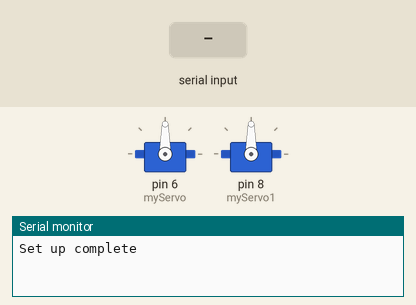
A sketch run on a simulated Arduino Uno, built with avr-gcc and run on an emulated ATmega328P. Parts: 2 × servo, the last lines printed to the serial monitor. Inputs (shaded band) come from the test bench.

Above: at 1.2 s.
1.3 s: "90:45\n" received over the second serial link
At 2.5 s:
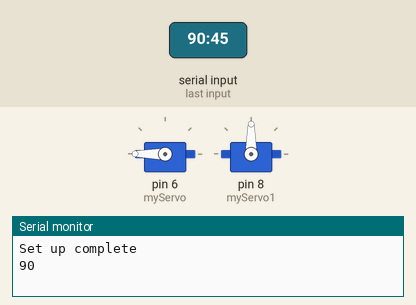
2.8 s: ":" received over the second serial link
At 3.6 s:
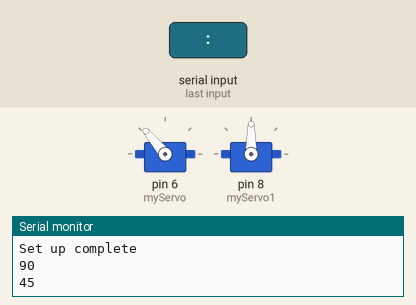
4.3 s: "30:150\n" received over the second serial link
At 4.9 s:
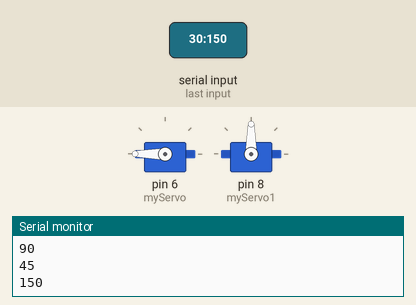
5.8 s: "1:90\n" received over the second serial link
At 7.0 s:
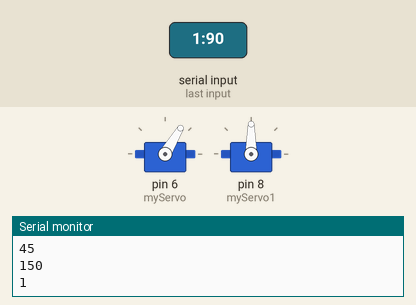
7.3 s: ";" received over the second serial link
At 8.2 s:
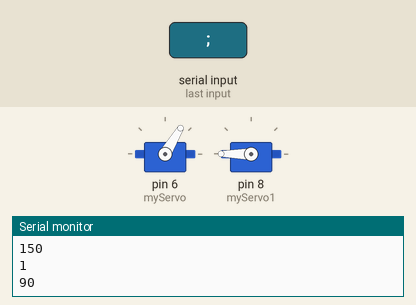
8.8 s: "1:90:45\n" received over the second serial link
At 9.4 s:
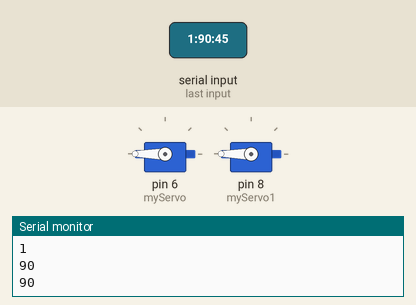
Timing chart, 0 to 11.3 s (numbered marks = the images above; inputs shaded):
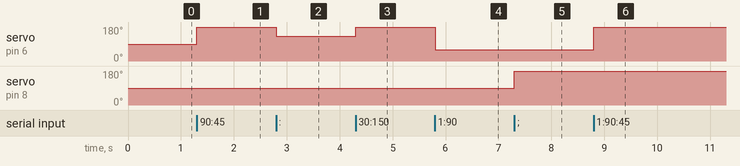

The sketch:

60_percent_Module_Sketch.ino
```cpp
#include <Servo.h>
#include <SoftwareSerial.h>


int TX = 13;
int RX = 12;
Servo myServo,myServo1;
SoftwareSerial mySerial(TX, RX);

String value,value1;
int angle,angle1;
int prevValue = 0;
int prevValue1 = 0;
int flag = 0;
char command,command1;

void setup() {
  // put your setup code here, to run once:
  Serial.begin(57600);
  Serial.println("Set up complete");
  mySerial.begin(9600);
  myServo.attach(6);
  myServo1.attach(8);
  //myServo.write(90);
  //myServo.write(90);
}

void loop() {
  // put your main code here, to run repeatedly:
  // if there's a new command reset the string
  if (mySerial.available()) {
   mySerial.flush();
    value = "";
    value1 = "";
  }

  // Construct the command string fetching the bytes, sent by Android, one by one.
  while (mySerial.available()) {
    command = ((byte)mySerial.read());

if (command == ':') {
      flag = 2;
      break;
    }
    else if(command == ';')
    {
      flag = 3;
      break;
    }
    else {
      value += command;
      value1+=command;
    }
    delay(1);
  }

////////////////////////////////////////////


////////////////////////////////////////////////////////////
   if(flag ==2)
   {
    value1 = "";
  int casted = value.toInt();
  if (prevValue != casted) {
    Serial.println(casted);
    angle = map(casted, -20, 20, 25, 90); // Second and Third argument is used to control the sensitivty of servoMotor reaction to Accelerometer angle.
    myServo.write(angle);
    prevValue = casted;
    flag =0;
  } else {
    prevValue = casted;
  }
   }

   else
   {
    ////
   }
///////////////////////////////////////////////////////////////

if(flag ==3)
{
  value = "";
int casted1 = value1.toInt();
  if (prevValue1 != casted1) {
    Serial.println(casted1);
    angle1 = map(casted1, -20, 20, 25, 90); // Second and Third argument is used to control the sensitivty of servoMotor reaction to Accelerometer angle.
    myServo1.write(angle1);
    prevValue1 = casted1;
    flag =0;
  } else {
    prevValue1 = casted1;
  }
}
else
{
  //////
}


}
```

Measured:
- after the input at 1.3 s, servo on pin 6 (myServo): 90° → 180° at once
- after the input at 2.8 s, servo on pin 6 (myServo): 180° → 130° at once
- after the input at 4.3 s, servo on pin 6 (myServo): 130° → 180° at once
- after the input at 5.8 s, servo on pin 6 (myServo): 180° → 59° at once
- after the input at 7.3 s, servo on pin 8 (myServo1): 90° → 180° at once
- after the input at 8.8 s, servo on pin 6 (myServo): 59° → 180° at once
